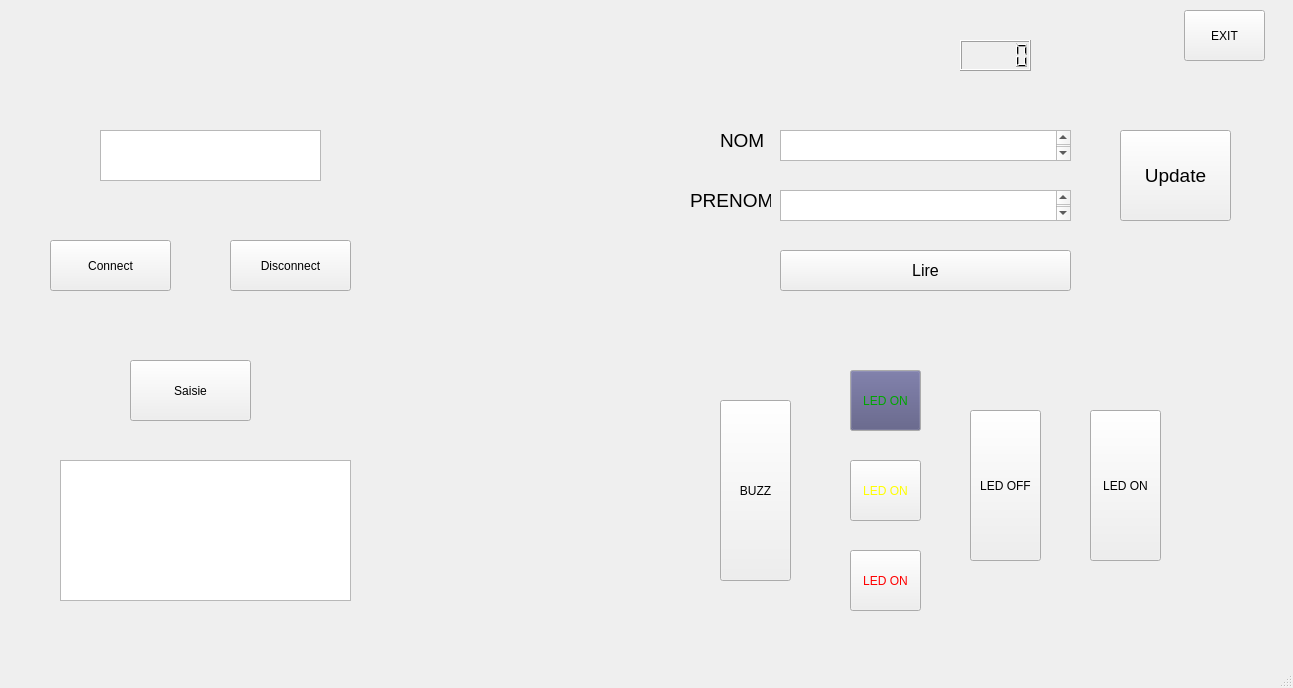
<?xml version="1.0" encoding="UTF-8"?>
<ui version="4.0">
 <class>MainWindow</class>
 <widget class="QMainWindow" name="MainWindow">
  <property name="geometry">
   <rect>
    <x>0</x>
    <y>0</y>
    <width>1293</width>
    <height>688</height>
   </rect>
  </property>
  <property name="windowTitle">
   <string>MainWindow</string>
  </property>
  <widget class="QWidget" name="centralwidget">
   <widget class="QPushButton" name="btn_connect">
    <property name="geometry">
     <rect>
      <x>50</x>
      <y>240</y>
      <width>121</width>
      <height>51</height>
     </rect>
    </property>
    <property name="text">
     <string>Connect</string>
    </property>
   </widget>
   <widget class="QPushButton" name="btn_disconnect">
    <property name="geometry">
     <rect>
      <x>230</x>
      <y>240</y>
      <width>121</width>
      <height>51</height>
     </rect>
    </property>
    <property name="text">
     <string>Disconnect</string>
    </property>
   </widget>
   <widget class="QTextEdit" name="Affichage">
    <property name="geometry">
     <rect>
      <x>100</x>
      <y>130</y>
      <width>221</width>
      <height>51</height>
     </rect>
    </property>
    <property name="mouseTracking">
     <bool>false</bool>
    </property>
   </widget>
   <widget class="QPushButton" name="btn_saisie">
    <property name="geometry">
     <rect>
      <x>130</x>
      <y>360</y>
      <width>121</width>
      <height>61</height>
     </rect>
    </property>
    <property name="text">
     <string>Saisie</string>
    </property>
   </widget>
   <widget class="QTextEdit" name="Edit_saisie">
    <property name="geometry">
     <rect>
      <x>60</x>
      <y>460</y>
      <width>291</width>
      <height>141</height>
     </rect>
    </property>
   </widget>
   <widget class="QPushButton" name="btn_quitter">
    <property name="geometry">
     <rect>
      <x>1184</x>
      <y>10</y>
      <width>81</width>
      <height>51</height>
     </rect>
    </property>
    <property name="text">
     <string>EXIT</string>
    </property>
   </widget>
   <widget class="QTextEdit" name="displayLastname">
    <property name="geometry">
     <rect>
      <x>780</x>
      <y>130</y>
      <width>291</width>
      <height>31</height>
     </rect>
    </property>
    <property name="font">
     <font>
      <family>Copperplate Gothic Bold</family>
      <pointsize>12</pointsize>
     </font>
    </property>
   </widget>
   <widget class="QTextEdit" name="displayName">
    <property name="geometry">
     <rect>
      <x>780</x>
      <y>190</y>
      <width>291</width>
      <height>31</height>
     </rect>
    </property>
    <property name="font">
     <font>
      <family>Constantia</family>
      <pointsize>12</pointsize>
     </font>
    </property>
   </widget>
   <widget class="QLabel" name="label">
    <property name="geometry">
     <rect>
      <x>720</x>
      <y>130</y>
      <width>51</width>
      <height>21</height>
     </rect>
    </property>
    <property name="font">
     <font>
      <pointsize>14</pointsize>
     </font>
    </property>
    <property name="text">
     <string>NOM</string>
    </property>
   </widget>
   <widget class="QLabel" name="label_2">
    <property name="geometry">
     <rect>
      <x>690</x>
      <y>190</y>
      <width>81</width>
      <height>21</height>
     </rect>
    </property>
    <property name="font">
     <font>
      <pointsize>14</pointsize>
     </font>
    </property>
    <property name="text">
     <string>PRENOM</string>
    </property>
   </widget>
   <widget class="QPushButton" name="btn_buzzer">
    <property name="geometry">
     <rect>
      <x>720</x>
      <y>400</y>
      <width>71</width>
      <height>181</height>
     </rect>
    </property>
    <property name="text">
     <string>BUZZ</string>
    </property>
   </widget>
   <widget class="QPushButton" name="btn_ledON">
    <property name="geometry">
     <rect>
      <x>850</x>
      <y>370</y>
      <width>71</width>
      <height>61</height>
     </rect>
    </property>
    <property name="palette">
     <palette>
      <active>
       <colorrole role="WindowText">
        <brush brushstyle="SolidPattern">
         <color alpha="255">
          <red>0</red>
          <green>0</green>
          <blue>0</blue>
         </color>
        </brush>
       </colorrole>
       <colorrole role="Button">
        <brush brushstyle="SolidPattern">
         <color alpha="255">
          <red>85</red>
          <green>85</green>
          <blue>127</blue>
         </color>
        </brush>
       </colorrole>
       <colorrole role="Midlight">
        <brush brushstyle="SolidPattern">
         <color alpha="255">
          <red>0</red>
          <green>255</green>
          <blue>0</blue>
         </color>
        </brush>
       </colorrole>
       <colorrole role="Dark">
        <brush brushstyle="SolidPattern">
         <color alpha="255">
          <red>145</red>
          <green>145</green>
          <blue>145</blue>
         </color>
        </brush>
       </colorrole>
       <colorrole role="Text">
        <brush brushstyle="SolidPattern">
         <color alpha="255">
          <red>0</red>
          <green>0</green>
          <blue>0</blue>
         </color>
        </brush>
       </colorrole>
       <colorrole role="ButtonText">
        <brush brushstyle="SolidPattern">
         <color alpha="255">
          <red>0</red>
          <green>166</green>
          <blue>0</blue>
         </color>
        </brush>
       </colorrole>
       <colorrole role="Base">
        <brush brushstyle="SolidPattern">
         <color alpha="255">
          <red>255</red>
          <green>255</green>
          <blue>255</blue>
         </color>
        </brush>
       </colorrole>
       <colorrole role="AlternateBase">
        <brush brushstyle="SolidPattern">
         <color alpha="255">
          <red>255</red>
          <green>255</green>
          <blue>255</blue>
         </color>
        </brush>
       </colorrole>
       <colorrole role="PlaceholderText">
        <brush brushstyle="SolidPattern">
         <color alpha="128">
          <red>0</red>
          <green>255</green>
          <blue>0</blue>
         </color>
        </brush>
       </colorrole>
      </active>
      <inactive>
       <colorrole role="WindowText">
        <brush brushstyle="SolidPattern">
         <color alpha="255">
          <red>0</red>
          <green>0</green>
          <blue>0</blue>
         </color>
        </brush>
       </colorrole>
       <colorrole role="Button">
        <brush brushstyle="SolidPattern">
         <color alpha="255">
          <red>85</red>
          <green>85</green>
          <blue>127</blue>
         </color>
        </brush>
       </colorrole>
       <colorrole role="Midlight">
        <brush brushstyle="SolidPattern">
         <color alpha="255">
          <red>0</red>
          <green>255</green>
          <blue>0</blue>
         </color>
        </brush>
       </colorrole>
       <colorrole role="Dark">
        <brush brushstyle="SolidPattern">
         <color alpha="255">
          <red>145</red>
          <green>145</green>
          <blue>145</blue>
         </color>
        </brush>
       </colorrole>
       <colorrole role="Text">
        <brush brushstyle="SolidPattern">
         <color alpha="255">
          <red>0</red>
          <green>0</green>
          <blue>0</blue>
         </color>
        </brush>
       </colorrole>
       <colorrole role="ButtonText">
        <brush brushstyle="SolidPattern">
         <color alpha="255">
          <red>0</red>
          <green>166</green>
          <blue>0</blue>
         </color>
        </brush>
       </colorrole>
       <colorrole role="Base">
        <brush brushstyle="SolidPattern">
         <color alpha="255">
          <red>255</red>
          <green>255</green>
          <blue>255</blue>
         </color>
        </brush>
       </colorrole>
       <colorrole role="AlternateBase">
        <brush brushstyle="SolidPattern">
         <color alpha="255">
          <red>255</red>
          <green>255</green>
          <blue>255</blue>
         </color>
        </brush>
       </colorrole>
       <colorrole role="PlaceholderText">
        <brush brushstyle="SolidPattern">
         <color alpha="128">
          <red>0</red>
          <green>255</green>
          <blue>0</blue>
         </color>
        </brush>
       </colorrole>
      </inactive>
      <disabled>
       <colorrole role="WindowText">
        <brush brushstyle="SolidPattern">
         <color alpha="255">
          <red>145</red>
          <green>145</green>
          <blue>145</blue>
         </color>
        </brush>
       </colorrole>
       <colorrole role="Button">
        <brush brushstyle="SolidPattern">
         <color alpha="255">
          <red>85</red>
          <green>85</green>
          <blue>127</blue>
         </color>
        </brush>
       </colorrole>
       <colorrole role="Midlight">
        <brush brushstyle="SolidPattern">
         <color alpha="255">
          <red>0</red>
          <green>255</green>
          <blue>0</blue>
         </color>
        </brush>
       </colorrole>
       <colorrole role="Dark">
        <brush brushstyle="SolidPattern">
         <color alpha="255">
          <red>145</red>
          <green>145</green>
          <blue>145</blue>
         </color>
        </brush>
       </colorrole>
       <colorrole role="Text">
        <brush brushstyle="SolidPattern">
         <color alpha="255">
          <red>145</red>
          <green>145</green>
          <blue>145</blue>
         </color>
        </brush>
       </colorrole>
       <colorrole role="ButtonText">
        <brush brushstyle="SolidPattern">
         <color alpha="255">
          <red>145</red>
          <green>145</green>
          <blue>145</blue>
         </color>
        </brush>
       </colorrole>
       <colorrole role="Base">
        <brush brushstyle="SolidPattern">
         <color alpha="255">
          <red>240</red>
          <green>240</green>
          <blue>240</blue>
         </color>
        </brush>
       </colorrole>
       <colorrole role="AlternateBase">
        <brush brushstyle="SolidPattern">
         <color alpha="255">
          <red>255</red>
          <green>255</green>
          <blue>255</blue>
         </color>
        </brush>
       </colorrole>
       <colorrole role="PlaceholderText">
        <brush brushstyle="SolidPattern">
         <color alpha="128">
          <red>0</red>
          <green>255</green>
          <blue>0</blue>
         </color>
        </brush>
       </colorrole>
      </disabled>
     </palette>
    </property>
    <property name="text">
     <string>LED ON</string>
    </property>
   </widget>
   <widget class="QPushButton" name="btn_ledOFF">
    <property name="geometry">
     <rect>
      <x>970</x>
      <y>410</y>
      <width>71</width>
      <height>151</height>
     </rect>
    </property>
    <property name="text">
     <string>LED OFF</string>
    </property>
   </widget>
   <widget class="QPushButton" name="btn_ledONyellow">
    <property name="geometry">
     <rect>
      <x>850</x>
      <y>460</y>
      <width>71</width>
      <height>61</height>
     </rect>
    </property>
    <property name="palette">
     <palette>
      <active>
       <colorrole role="ButtonText">
        <brush brushstyle="SolidPattern">
         <color alpha="255">
          <red>255</red>
          <green>255</green>
          <blue>0</blue>
         </color>
        </brush>
       </colorrole>
      </active>
      <inactive>
       <colorrole role="ButtonText">
        <brush brushstyle="SolidPattern">
         <color alpha="255">
          <red>255</red>
          <green>255</green>
          <blue>0</blue>
         </color>
        </brush>
       </colorrole>
      </inactive>
      <disabled>
       <colorrole role="ButtonText">
        <brush brushstyle="SolidPattern">
         <color alpha="255">
          <red>120</red>
          <green>120</green>
          <blue>120</blue>
         </color>
        </brush>
       </colorrole>
      </disabled>
     </palette>
    </property>
    <property name="text">
     <string>LED ON</string>
    </property>
   </widget>
   <widget class="QPushButton" name="btn_ledONred">
    <property name="geometry">
     <rect>
      <x>850</x>
      <y>550</y>
      <width>71</width>
      <height>61</height>
     </rect>
    </property>
    <property name="palette">
     <palette>
      <active>
       <colorrole role="ButtonText">
        <brush brushstyle="SolidPattern">
         <color alpha="255">
          <red>255</red>
          <green>0</green>
          <blue>0</blue>
         </color>
        </brush>
       </colorrole>
      </active>
      <inactive>
       <colorrole role="ButtonText">
        <brush brushstyle="SolidPattern">
         <color alpha="255">
          <red>255</red>
          <green>0</green>
          <blue>0</blue>
         </color>
        </brush>
       </colorrole>
      </inactive>
      <disabled>
       <colorrole role="ButtonText">
        <brush brushstyle="SolidPattern">
         <color alpha="255">
          <red>120</red>
          <green>120</green>
          <blue>120</blue>
         </color>
        </brush>
       </colorrole>
      </disabled>
     </palette>
    </property>
    <property name="text">
     <string>LED ON</string>
    </property>
   </widget>
   <widget class="QPushButton" name="btn_lire">
    <property name="geometry">
     <rect>
      <x>780</x>
      <y>250</y>
      <width>291</width>
      <height>41</height>
     </rect>
    </property>
    <property name="font">
     <font>
      <pointsize>12</pointsize>
     </font>
    </property>
    <property name="text">
     <string>Lire</string>
    </property>
   </widget>
   <widget class="QLCDNumber" name="lcdNumber">
    <property name="geometry">
     <rect>
      <x>960</x>
      <y>40</y>
      <width>71</width>
      <height>31</height>
     </rect>
    </property>
   </widget>
   <widget class="QPushButton" name="btn_ledON1">
    <property name="geometry">
     <rect>
      <x>1090</x>
      <y>410</y>
      <width>71</width>
      <height>151</height>
     </rect>
    </property>
    <property name="text">
     <string>LED ON</string>
    </property>
   </widget>
   <widget class="QPushButton" name="btn_update">
    <property name="geometry">
     <rect>
      <x>1120</x>
      <y>130</y>
      <width>111</width>
      <height>91</height>
     </rect>
    </property>
    <property name="font">
     <font>
      <pointsize>14</pointsize>
     </font>
    </property>
    <property name="text">
     <string>Update</string>
    </property>
   </widget>
  </widget>
  <widget class="QMenuBar" name="menubar">
   <property name="geometry">
    <rect>
     <x>0</x>
     <y>0</y>
     <width>1293</width>
     <height>21</height>
    </rect>
   </property>
  </widget>
  <widget class="QStatusBar" name="statusbar"/>
 </widget>
 <resources/>
 <connections/>
</ui>
